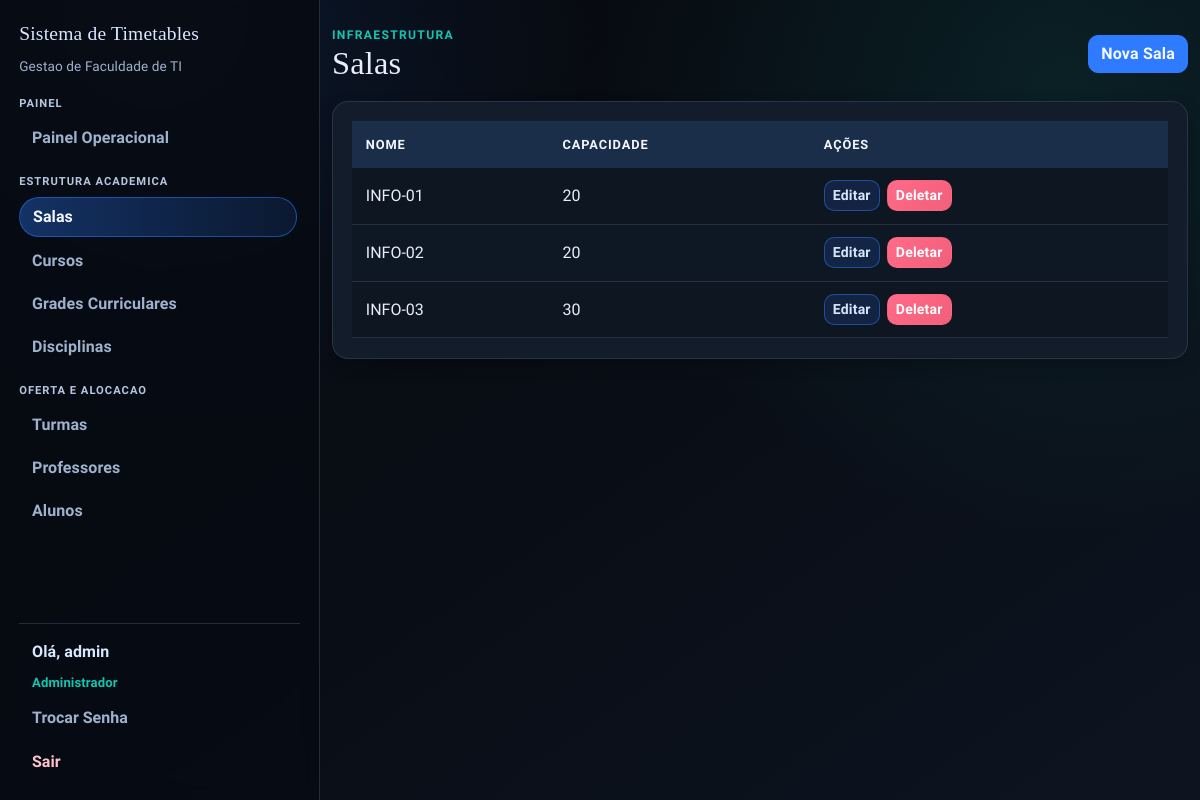
/salas (signed in), run on an earlier commit of the app's database.
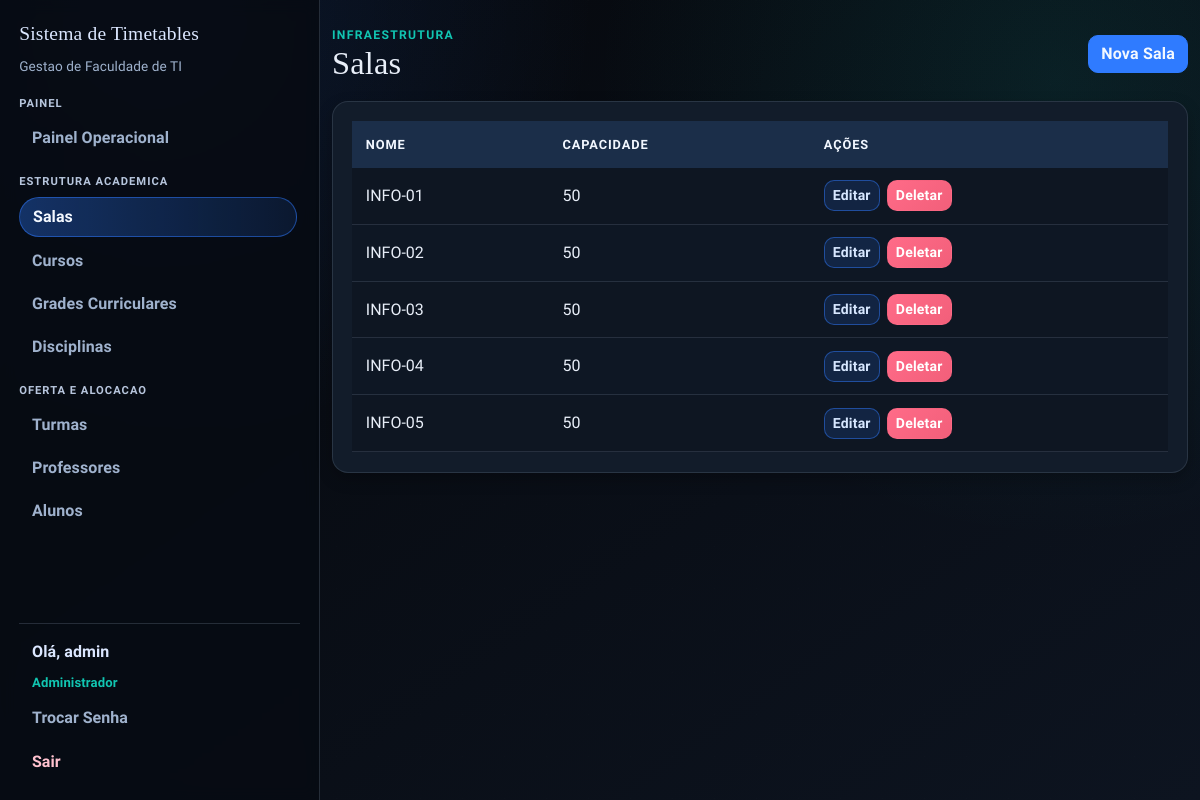
And on a later commit of the database.
### app/models.py (models this page shows)
class Sala(db.Model):
    id = db.Column(db.Integer, primary_key=True)
    nome = db.Column(db.String(100), nullable=False)
    capacidade = db.Column(db.Integer, nullable=False)

### app/routes/admin.py (the view)
@bp.route("/salas")
@login_required
@admin_required
def salas():
    salas = Sala.query.order_by(Sala.nome.asc()).all()
    delete_form = DeleteForm()
    return render_template("salas.html", salas=salas, delete_form=delete_form)

### app/models.py (called while the page is built)
@login_manager.user_loader
def load_user(user_id):
    return db.session.get(User, int(user_id))

    def is_admin(self):
        return self.role == 'admin'

### app/routes/helpers.py (called while the page is built)
def admin_required_redirect():
    if getattr(current_user, "is_authenticated", False) and current_user.is_admin():
        return None
    flash("Acesso restrito ao administrador.", "danger")
    return redirect(url_for("main.index"))

def admin_required(view_func):
    @wraps(view_func)
    def wrapper(*args, **kwargs):
        guard = admin_required_redirect()
        if guard:
            return guard
        return view_func(*args, **kwargs)
    return wrapper

### templates/salas.html (shortened to what this page needs)
{% extends "base.html" %}
{% block content %}
<section class="stagger-in">
  <div class="page-head">
    <div>
      <p class="eyebrow">Infraestrutura</p>
      <h1>Salas</h1>
    </div>
    <a href="{{ url_for('main.new_sala') }}" class="btn btn-primary">Nova Sala</a>
  </div>
  <div class="surface table-shell">
    <div class="table-responsive">
      <table class="table">
        <thead>
          <tr>
            <th>Nome</th>
            <th>Capacidade</th>
            <th>Ações</th>
          </tr>
        </thead>
        <tbody>
          {% for sala in salas %}
          <tr>
            <td>{{ sala.nome }}</td>
            <td>{{ sala.capacidade }}</td>
            <td class="actions-cell">
              <a href="{{ url_for('main.edit_sala', id=sala.id) }}" class="btn btn-sm btn-edit">Editar</a>
              <form
                method="POST"
                action="{{ url_for('main.delete_sala', id=sala.id) }}"
                class="d-inline"
                onsubmit="return confirm('Tem certeza que deseja deletar esta sala?');"
              >
                <button type="submit" class="btn btn-sm btn-danger">Deletar</button>
              </form>
            </td>
          </tr>
          {% endfor %}
        </tbody>
      </table>
    </div>
  </div>
</section>
{% endblock %}

What changed in the data, as far as the page shows it:
changed Sala "INFO-01": capacidade "20" → "50"
changed Sala "INFO-02": capacidade "20" → "50"
changed Sala "INFO-03": capacidade "30" → "50"
added Sala: nome "INFO-04", capacidade "50"
added Sala: nome "INFO-05", capacidade "50"
